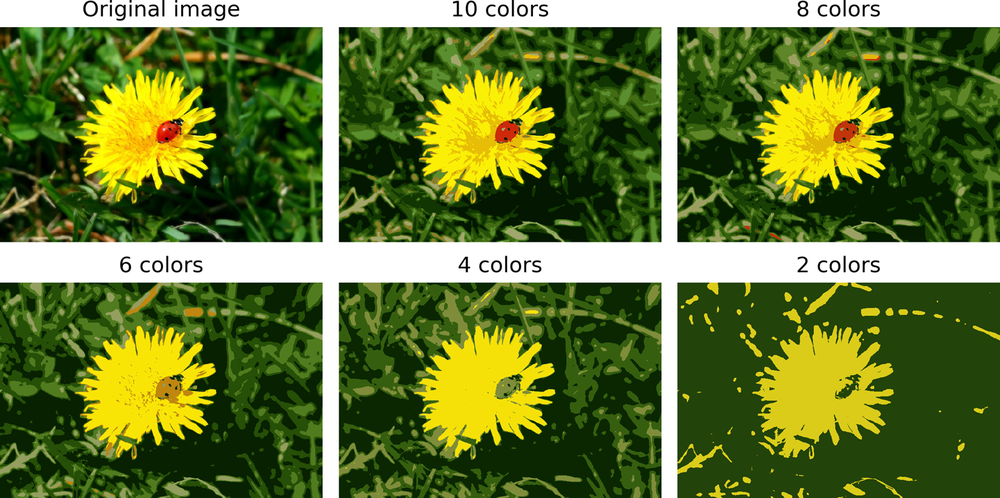
#> input picture datasets/ladybug.png, 1000 x 498 px, shrunk from 1441 x 717 before the run
$ jupyter execute --allow-errors unsupervised-learning.ipynb   (shell and % lines are left out)
#> lines starting #> are read from the running program, lines starting #| are printed output that depends on the picture
[cell 1]
from matplotlib.image import imread

image = imread("datasets/ladybug.png")
#> image is the input picture: shape (498, 1000, 3) float32; mean R, G, B 0.391, 0.468, 0.202
image.shape
#> Out = (498, 1000, 3)

[cell 2]
from sklearn.cluster import KMeans

X = image.reshape(-1, 3)
kmeans = KMeans(n_clusters=8).fit(X)

segmented_img = kmeans.cluster_centers_[kmeans.labels_]
segmented_img = segmented_img.reshape(image.shape)
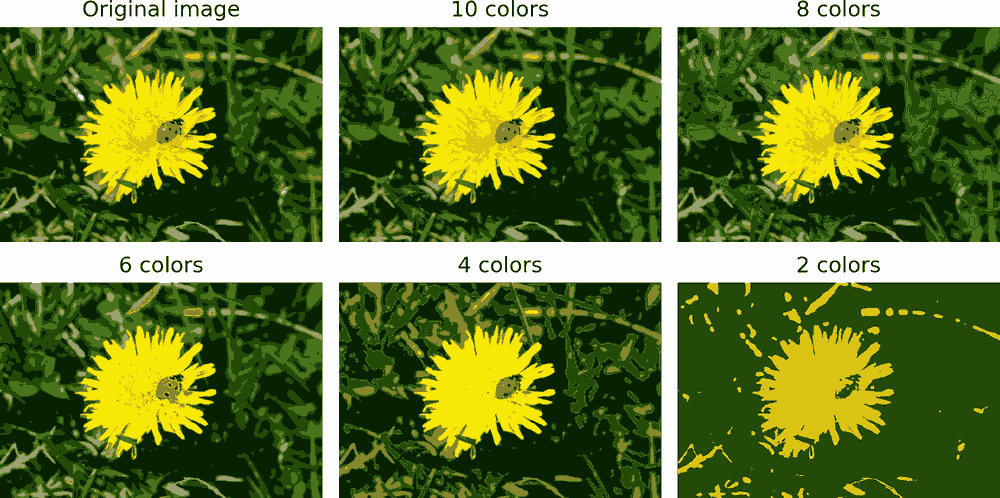
#> segmented_img: shape (498, 1000, 3) float32; mean R, G, B 0.389, 0.469, 0.202

[cell 3]
from matplotlib import pyplot as plt

plt.figure(figsize=(15,15))
plt.imshow(segmented_img, interpolation='nearest')
plt.show()

[cell 4]
segmented_img.shape
#> Out = (498, 1000, 3)
